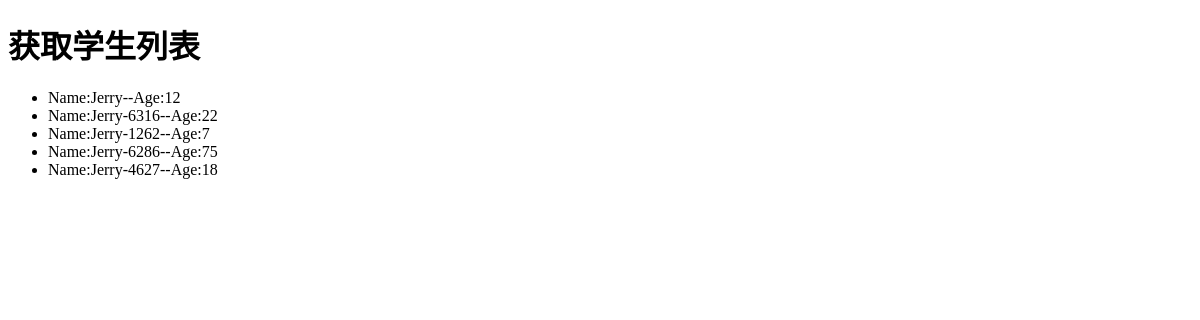
Before: /two/get/ with the older database file.
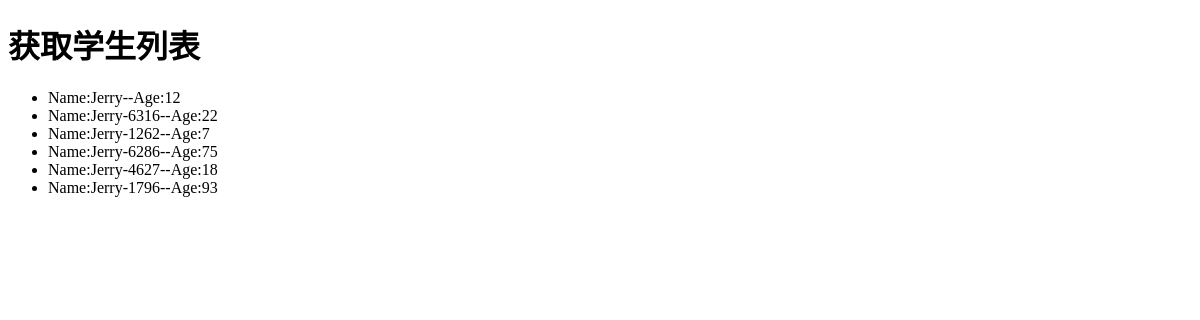
After: the same page with the newer database file.
### Two/models.py (models this page shows)
class Student(models.Model):
    s_name = models.CharField(max_length=16)
    s_age = models.IntegerField(default=1)

### Two/views.py (the view)
def get(request):
    people = Student.objects.all()
    return render(request,"get.html",locals())

### templates/get.html (shortened to what this page needs)
<!DOCTYPE html>
<html lang="en">
<head>
</head>
<body>
<h1>获取学生列表</h1>
<ul>
    {% for s in people %}
        <li>Name:{{ s.s_name }}--Age:{{ s.s_age }}</li>
    {% endfor %}
</ul>
</body>
</html>

Changed rows visible on the page:
added Student: s_name "Jerry-1796", s_age "93"
